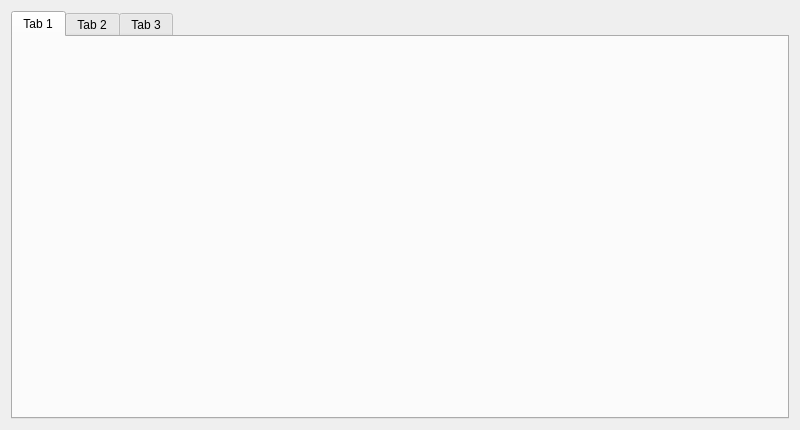
<?xml version="1.0" encoding="UTF-8"?>
<ui version="4.0">
 <class>MainWidget</class>
 <widget class="QWidget" name="MainWidget">
  <property name="geometry">
   <rect>
    <x>0</x>
    <y>0</y>
    <width>800</width>
    <height>430</height>
   </rect>
  </property>
  <property name="windowTitle">
   <string>MainWidget</string>
  </property>
  <layout class="QVBoxLayout" name="verticalLayout">
   <item>
    <widget class="QTabWidget" name="pTabWidget">
     <property name="currentIndex">
      <number>0</number>
     </property>
     <widget class="QWidget" name="pTab1">
      <attribute name="title">
       <string>Tab 1</string>
      </attribute>
     </widget>
     <widget class="QWidget" name="pTab2">
      <attribute name="title">
       <string>Tab 2</string>
      </attribute>
     </widget>
     <widget class="QWidget" name="pTab3">
      <attribute name="title">
       <string>Tab 3</string>
      </attribute>
     </widget>
    </widget>
   </item>
  </layout>
 </widget>
 <resources/>
 <connections/>
</ui>
